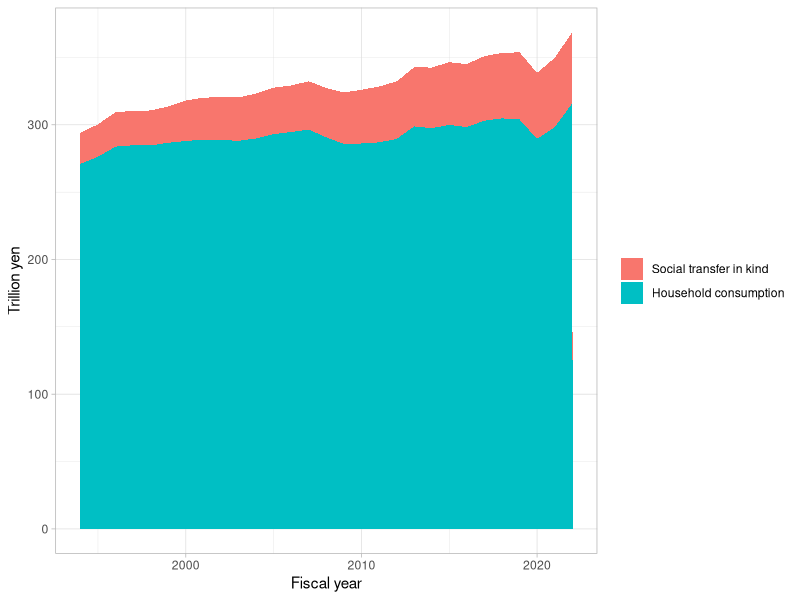

Write the R code that produced this figure.
## ---- chunk 1
#| label: setup
#| message: false

library(tidyverse)
library(readxl)

theme_set(theme_light())
## ---- chunk 2
#| label: read_sna_data
#| warning: false

X2022ffm1n_jp <- read_excel("data/2022ffm1n_jp.xlsx", 
    skip = 6)

X2022s9_jp <- read_excel("data/2022s9_jp.xlsx", 
    skip = 4)

consumption <- tibble(
  year = names(X2022ffm1n_jp)[-1],
  household = t(X2022ffm1n_jp)[,1][-1] |> unname(),
  govt = t(X2022ffm1n_jp)[,11][-1] |> unname(),
  social_trsf_in_kind = t(X2022s9_jp)[(1:29)*3, 39] |> unname()
) |> 
  mutate(across(everything(), as.numeric))

## ---- chunk 3
#| label: chart1
#| fig-cap: Household consumption plus social transfer in kind
#| fig-align: center
#| fig-asp: 1
#| warning: false

consumption |> 
  select(-govt) |> 
  pivot_longer(-year) |> 
  mutate(
    name = factor(name, levels = c("social_trsf_in_kind", "household"),
                       labels = c("Social transfer in kind",
                                  "Household consumption")),
    value = value / 1e3
    ) |> 
  ggplot(aes(year, value)) +
  geom_area(aes(fill = name)) +
  labs(x = "Fiscal year", y = "Trillion yen", fill = NULL)
